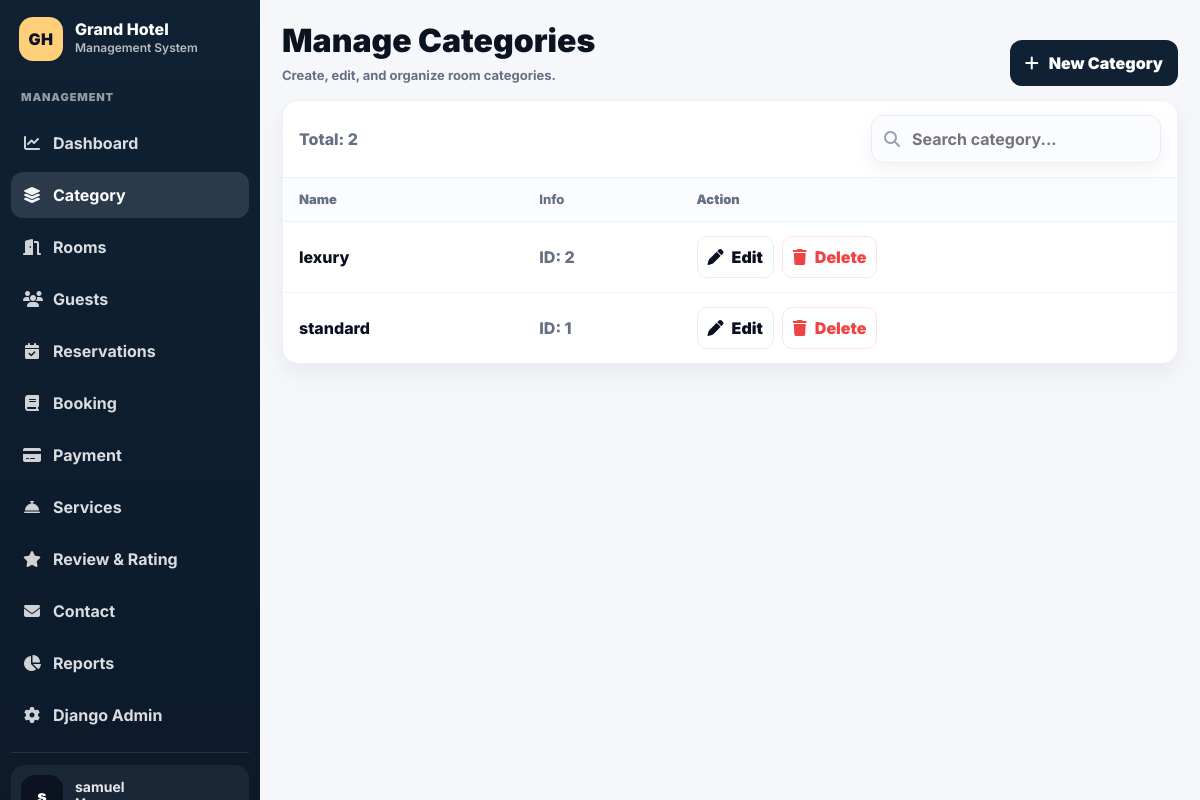
Screenshot of /dashboard/categories/ (signed in) with the database file from the repository.
### hotel/models.py (models this page shows, shortened)
class RoomCategory(models.Model):
    id = models.AutoField(primary_key=True)
    category_name = models.CharField(max_length=50, unique=True)
    class Meta:
        verbose_name_plural = "Room Categories"

### hotel/views.py (the view)
# urls.py: path('dashboard/categories/', views.manage_categories, name='manage_categories'),
@admin_login_required
def manage_categories(request):
    categories = RoomCategory.objects.all().order_by('category_name')
    return render(request, 'hotel/admin/manage_category.html', {'categories': categories})

### hotel/views.py (called while the page is built, shortened)
def admin_login_required(view_func):
    @wraps(view_func)
    def wrapper(request, *args, **kwargs):
        if not request.user.is_authenticated:
            return redirect('login')
        if request.user.is_superuser:
            return view_func(request, *args, **kwargs)
    return wrapper

### hotel/templates/hotel/admin/manage_category.html (shortened to what this page needs)
{% extends 'hotel/admin/admin_base.html' %}
{% load static %}
{% block admin_content %}
<div class="page-head">
  <div>
    <h2>{{ page_title|default:"Manage Categories" }}</h2>
    <p class="page-sub">{{ page_subtitle|default:"Create, edit, and organize room categories." }}</p>
  </div>
  <button type="button" class="btnx" onclick="openAddCategoryModal()">
    <i class="fas fa-plus"></i> {{ new_category_label|default:"New Category" }}
  </button>
</div>
<div class="cardx">
  <div class="cardx-top">
    <div class="muted">Total: {{ categories|length }}</div>
    <div class="search">
      <i class="fas fa-search muted"></i>
      <input id="q" type="text" placeholder="{{ search_placeholder|default:'Search category...' }}" onkeyup="filterRows()">
    </div>
  </div>
  {% if categories %}
    <div style="overflow:auto;">
      <table id="catTable">
        <thead>
          <tr>
            <th>Name</th>
            <th class="muted">Info</th>
            <th>Action</th>
          </tr>
        </thead>
        <tbody>
          {% for c in categories %}
            <tr>
              <td>{{ c.category_name }}</td>
              <td class="muted">ID: {{ c.id }}</td>
              <td>
                <div class="action-wrap">
                  <a href="{% url 'edit_category' c.id %}" class="link-btn">
                    <i class="fas fa-pen"></i> Edit
                  </a>
                  <form method="post" action="{% url 'delete_category' c.id %}" class="delete-form" style="display:inline;">
                    <button type="submit" class="danger-btn">
                      <i class="fas fa-trash"></i> Delete
                    </button>
                  </form>
                </div>
              </td>
            </tr>
          {% endfor %}
        </tbody>
      </table>
    </div>
  {% else %}
    <div class="empty">No categories found.</div>
  {% endif %}
</div>
{% endblock %}

### hotel/templates/hotel/admin/admin_base.html (shortened to what this page needs)
{% load static %}
<!DOCTYPE html>
<html lang="en">
<head>
  <link href="https://cdn.jsdelivr.net/npm/bootstrap@5.3.3/dist/css/bootstrap.min.css" rel="stylesheet">
  <link rel="stylesheet" href="https://cdnjs.cloudflare.com/ajax/libs/font-awesome/6.5.0/css/all.min.css"/>
</head>
<body>
<div class="adm-shell">
  <aside class="sidebar">
    <div class="brand">
      <div class="brand-logo">
        {% if site_initials %}
          {{ site_initials|slice:":1"|upper }}
        {% elif site_name %}
          {{ site_name|slice:":1"|upper }}
        {% else %}
          GH
        {% endif %}
      </div>
        <div>
          <div class="brand-name">{{ site_name|default:"Grand Hotel" }}</div>
          <div class="brand-sub">{{ site_subtitle|default:"Management System" }}</div>
        </div>
    </div>
    <div class="nav-group-title">MANAGEMENT</div>
    <nav class="nav-list">
      <a href="{% url 'admin_dashboard' %}" class="nav-item {% if request.resolver_match.url_name == 'admin_dashboard' %}active{% endif %}">
        <i class="fa-solid fa-chart-line"></i> Dashboard
      </a>
     <a href="{% url 'manage_categories' %}" class="nav-item {% if request.resolver_match.url_name == 'manage_categories' %}active{% endif %}">
        <i class="fa-solid fa-layer-group"></i> Category
      </a>
      <a href="{% url 'manage_rooms' %}" class="nav-item {% if request.resolver_match.url_name == 'manage_rooms' %}active{% endif %}">
        <i class="fa-solid fa-door-open"></i> Rooms
      </a>
       <a href="{% url 'manage_users' %}" class="nav-item {% if request.resolver_match.url_name == 'manage_users' %}active{% endif %}">
        <i class="fa-solid fa-users"></i> Guests
      </a>
      <a href="{% url 'manage_reservations' %}" class="nav-item {% if request.resolver_match.url_name == 'manage_reservations' %}active{% endif %}">
        <i class="fa-solid fa-calendar-check"></i> Reservations
      </a>
      <a href="{% url 'manage_bookings' %}" class="nav-item {% if request.resolver_match.url_name == 'manage_bookings' %}active{% endif %}">
        <i class="fa-solid fa-book"></i> Booking
      </a>
      <a href="{% url 'manage_payment' %}" class="nav-item {% if request.resolver_match.url_name == 'manage_payment' %}active{% endif %}">
        <i class="fa-solid fa-credit-card"></i> Payment
      </a>
      <a href="{% url 'manage_services' %}" class="nav-item {% if request.resolver_match.url_name == 'manage_services' %}active{% endif %}">
        <i class="fa-solid fa-concierge-bell"></i> Services
      </a>
      <a href="{% url 'manage_reviews' %}" class="nav-item {% if request.resolver_match.url_name == 'manage_reviews' %}active{% endif %}">
        <i class="fa-solid fa-star"></i> Review & Rating
      </a>
      <a href="{% url 'manage_contacts' %}" class="nav-item {% if request.resolver_match.url_name == 'manage_contacts' %}active{% endif %}">
        <i class="fa-solid fa-envelope"></i> Contact
      </a>
      <a href="{% url 'admin_reports' %}" class="nav-item {% if request.resolver_match.url_name == 'admin_reports' %}active{% endif %}">
        <i class="fa-solid fa-chart-pie"></i> Reports
      </a>
      <a href="/admin/" target="_blank" class="nav-item">
        <i class="fa-solid fa-gear"></i> Django Admin
      </a>
    </nav>
    <div class="sidebar-footer">
      <div class="user-mini">
        <div class="avatar">
        </div>
        <div>
          <div class="user-name">{{ request.user.get_full_name|default:request.user.username }}</div>
          <div class="user-role">{{ user_role|default:"Manager" }}</div>
        </div>
      </div>
    </div>
  </aside>
  <main class="content">
    <div class="content-inner">
      {% block admin_content %}{% endblock %}
    </div>
  </main>
</div>
</body>
</html>

### hotel/templates/hotel/admin/admin_base.html (style rules this page uses)
:root { --bg:#f5f7fb; --panel:#ffffff; --line:#e8eef7; --text:#0b1220; --muted:#667085; --nav:#0f2133; --nav-2:#0c1a2a; --accent:#22c55e; --accent-2:#6ee7b7; --shadow: 0 10px 30px rgba(11,18,32,.07); --radius: 16px; }
body { background:var(--bg); color:var(--text); font-family: 'Inter', system-ui, -apple-system, "Segoe UI", Roboto, "Helvetica Neue", Arial, sans-serif; font-weight:500; }
.adm-shell { min-height:100vh; display:flex; }
.sidebar { width:260px; background:linear-gradient(180deg,var(--nav), var(--nav-2)); color:#fff; padding:11px; display:flex; flex-direction:column; gap:14px; position:sticky; top:0; height:100vh; overflow:auto; -webkit-overflow-scrolling:touch; overscroll-behavior:contain; }
.sidebar .user-name, .sidebar .user-role, .sidebar .user-email { color: #e5e7eb; }
.brand { display:flex; gap:12px; align-items:center; padding:6px 8px; }
.brand-logo { width:44px;height:44px;border-radius:14px; display:flex;align-items:center;justify-content:center; background:#ffcf7a;color:#0b1220; font-weight:1000; letter-spacing:.5px; }
.brand-name { font-weight:800; line-height:1.1; }
.brand-sub { font-size:12px; color:rgba(255,255,255,.70); font-weight:600; }
.nav-group-title { font-size:11px; letter-spacing:.08em; color:rgba(255,255,255,.55); font-weight:900; margin-top:8px; padding:0 10px; }
.nav-list { display:flex; flex-direction:column; gap:6px; }
.nav-item { display:flex; align-items:center; gap:12px; padding:11px 12px; border-radius:12px; color:rgba(255,255,255,.85); text-decoration:none; font-weight:700; transition:.15s ease; }
.nav-item i { width:18px; text-align:center; opacity:.95; }
.nav-item.active { background:rgba(255,255,255,.12); color:#fff; }
.sidebar-footer { margin-top:auto; padding-top:12px; border-top:1px solid rgba(255,255,255,.10); display:flex; flex-direction:column; gap:12px; }
.user-mini { display:flex; gap:12px; align-items:center; padding:10px; border-radius:14px; background:rgba(255,255,255,.06); }
.avatar { width:42px;height:42px;border-radius:14px; display:flex;align-items:center;justify-content:center; background:#0b1220; font-weight:1000; }
.user-name { font-weight:700; font-size:14px; line-height:1.1; }
.user-role { font-size:12px; color:rgba(255,255,255,.65); font-weight:600; }
.content { flex:1; padding:22px 22px 44px; }
.content-inner { max-width:1200px; margin:0 auto; }
.page-sub { margin:0; font-weight:600; color:var(--muted); font-size:13px; }
.search { display:flex; align-items:center; gap:10px; background:#fff; border:1px solid var(--line); border-radius:14px; padding:10px 12px; min-width:260px; box-shadow: 0 8px 20px rgba(11,18,32,.05); }
.search i { color:#98a2b3; }
.search input { border:none; outline:none; width:100%; font-weight:800; color:var(--text); }

### hotel/templates/hotel/admin/manage_category.html (style rules this page uses)
.page-head { display:flex; align-items:flex-end; justify-content:space-between; gap:14px; margin-bottom:14px; }
.page-head h2 { margin:0; font-weight:900; }
.page-sub { margin:6px 0 0; color:var(--muted); font-weight:700; }
.btnx { display:inline-flex; align-items:center; gap:10px; padding:10px 14px; border-radius:12px; font-weight:900; border:1px solid transparent; background:#0f2133; color:#fff; }
.cardx { background:#fff; border:1px solid #eef1f7; border-radius:16px; box-shadow: 0 10px 24px rgba(10,16,32,.06); overflow:hidden; }
.cardx-top { padding:14px 16px; border-bottom:1px solid #eef1f7; display:flex; align-items:center; justify-content:space-between; gap:12px; }
.search { display:flex; align-items:center; gap:10px; padding:10px 12px; border:1px solid #e9edf7; border-radius:12px; background:#fbfcff; min-width:260px; }
.search input { border:none; outline:none; background:transparent; width:100%; font-weight:700; }
table { width:100%; border-collapse:collapse; }
thead th { text-align:left; color:var(--muted); font-weight:900; font-size:13px; padding:12px 16px; background:#fbfcff; border-bottom:1px solid #eef1f7; }
tbody td { padding:14px 16px; border-top:1px solid #f0f2f6; vertical-align:middle; font-weight:800; color:#0a1020; }
.muted { color:var(--muted); font-weight:800; }
.action-wrap { display:flex; gap:8px; align-items:center; }
.link-btn { display:inline-flex; align-items:center; gap:8px; padding:8px 10px; border-radius:10px; border:1px solid #e9edf7; background:#fff; font-weight:900; text-decoration:none; color:#0a1020; }
.danger-btn { display:inline-flex; align-items:center; gap:8px; padding:8px 10px; border-radius:10px; border:1px solid #fee2e2; background:#fff; font-weight:900; color:#ef4444; }

### rows the page displays
RoomCategory: category_name "lexury", id "2"
RoomCategory: category_name "standard", id "1"

### other values shown
{{ site_name|default:"Grand Hotel" }} "Grand Hotel"
{{ site_subtitle|default:"Management System" }} "Management System"
{{ request.user.get_full_name|default:request.user.username }} "samuel"
{{ page_title|default:"Manage Categories" }} "Manage Categories"
{{ page_subtitle|default:"Create, edit, and organize room categories." }} "Create, edit, and organize room categories."
{{ new_category_label|default:"New Category" }} "New Category"
{{ categories|length }} "2"
